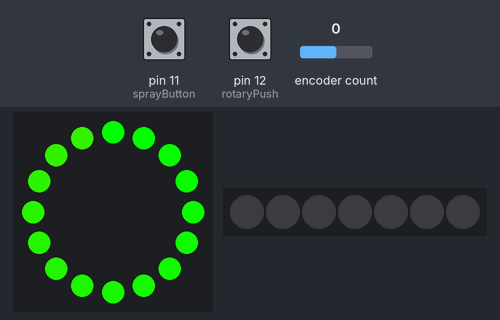
A sketch run on a simulated Arduino Uno, built with avr-gcc and run on an emulated ATmega328P. Parts: 16 RGB LEDs in a ring, first at the top, clockwise, 7 RGB LEDs in strip order, left to right. Inputs (shaded band) come from the test bench; at power-on: encoder count 0, pin 11 (sprayButton) HIGH, pin 12 (rotaryPush) HIGH. Dim RGB values are drawn brighter than linear.

Above: at 2.2 s.
2.3 s: encoder count set to 4
At 2.6 s:
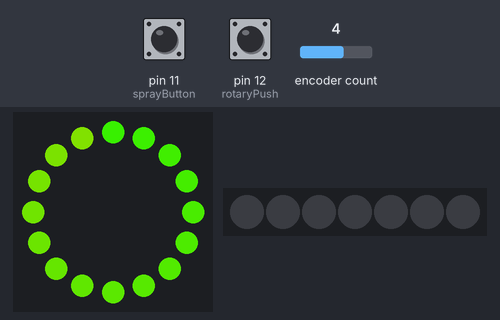
3.8 s: encoder count set to 8
At 4.1 s:
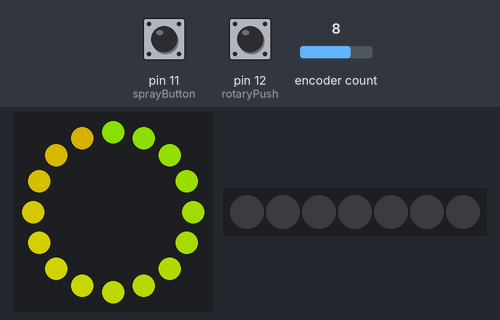
5.3 s: encoder count set to 9
6.8 s: encoder count set to 10
8.3 s: encoder count set to 11
At 9.5 s:
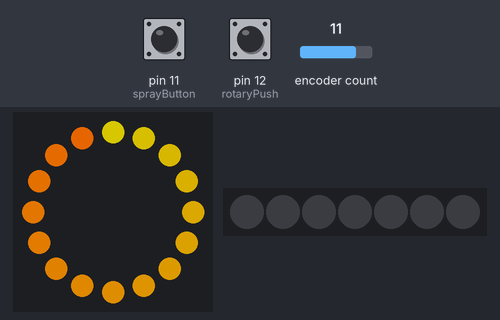
9.8 s: encoder count set to 15
At 11.1 s:
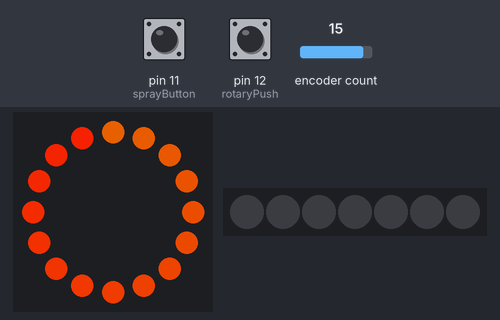
Timing chart, 0 to 12.3 s (numbered marks = the images above; inputs shaded):
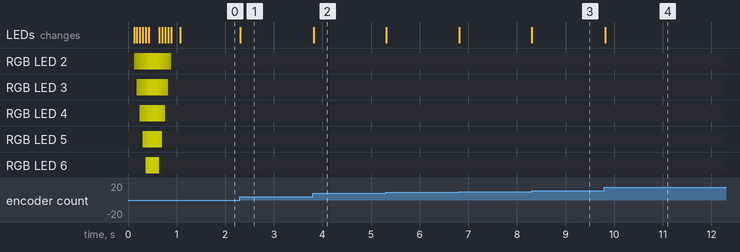

Measured:
- after the input at 2.3 s, the LEDs: change at once (image 1)
- after the input at 3.8 s, the LEDs: change at once (image 2)
- after the input at 8.3 s, the LEDs: change at once (image 3)
- after the input at 9.8 s, the LEDs: change at once (image 4)

The sketch:

spray_light_painting_V10.ino
```cpp
/* Spray light painting V1.0
 * writted by Mickael Captant aka "ElectroGuy" from BulbZone
 * 01/02/2015
 */
/*Revisions
 *  V1.0
 * 		- Add comments
 *		- Separate NeoPixels
 *  V2.0
 *              - coming soon
 */
///////////////////////////////////////////////////////////////
//	  Libraries used
#include <Encoder.h>
#include <Adafruit_NeoPixel.h>
///////////////////////////////////////////////////////////////
//        Define variable
//	Define encoder Pins
Encoder rotary(2, 3);

//	Define encoder's push button pin
const int rotaryPush = 12;

//	Define spray button pin
const int sprayButton = 11;
//	Define NeoPixels pins
#define NEO1 5
#define NEO2 9
//	Attach variable to NeoPixels
Adafruit_NeoPixel ring = Adafruit_NeoPixel(16, NEO1, NEO_GRB + NEO_KHZ800);
Adafruit_NeoPixel jewel = Adafruit_NeoPixel(7, NEO2, NEO_GRB + NEO_KHZ800);

//  Variable for position of the Led ON (ring)
int ringPosition;
int ringCalibration;

//  Variable for encoder's push button
int rotaryPushState = 0;         // current state of the button
int lastRotaryPushState = 0;     // previous state of the button
int rotaryPushDelay = 0;         // increment when button is pressed
int countRotaryPush = -1;
int pushCounter = 0;

//  Variable for encoder's push button
long oldRotaryPosition  = -999;
long newRotaryPosition;

//  Variable for spray button
int sprayButtonState = 0;

// Variable for ring RGB
int ringR=0;
int ringG=0;
int ringB=0;

// Variable for jewel RGB
int jewelR=0;
int jewelG=0;
int jewelB=0;

//variable for reset counter
int countMode = 0;

///////////////////////////////////////////////////////////////
	//  Define function
      //	turn the encoder to select color you whant
      //	second click to confirm the color
      //	push the spray button
      //	enjoy !
void action(){
  //  Define function
  //  MODE: encoder color + Jewel
  //  1 CLICK = encoder color
  //  2 CLICK = spray
  //  3 CLICK = return / RGB 0

  if(countRotaryPush == 0){
      rainbow(20);
    }
  if(countRotaryPush == 2){
    makeColors(0, 0, 0, 0);
    if(sprayButtonState == LOW)
    {
      makeColors(1, ringR, ringG, ringB);
      delay(100);
    }
    else{
      makeColors(1, 0, 0, 0);
    }
  }
    countPush();
    pushDelay();
}
///////////////////////////////////////////////////////////////
//		change color of a kind of neopixel with one command:
//		makeColors(NeoPixel,red value, green value, blue value);
void makeColors(int Neo,int R, int G, int B){

  if (Neo == 0) // define color of NeoRing
  {
    for(int x=0; x<=15;x++)
    {
      ring.setPixelColor(x, ring.Color(R, G, B));
      ring.show();
    }
  }
  else if (Neo == 1) // define color of NeoJewel
  {
    for(int x=0; x<=6; x++)
    {
      jewel.setPixelColor(x, jewel.Color(R, G, B));
      jewel.show();
    }
  }
}
/////////////////////////////////////////////////////////////////
//		modified version of rainbow function from Adafruit's neopixel library
void rainbow(uint8_t wait) {
  uint16_t i;
  for(i=0; i<=15; i++) {
  //		the encoder's counter changes the value of the color
    ring.setPixelColor(i, Wheel((i+newRotaryPosition) & 255));
  }
  ring.show();
  delay(wait); //define frequency of the change
}
//////////////////////////////////////////////////////////////////
//		modified version of wheel function from Adafruit's neopixel library
// Input a value 0 to 255 to get a color value.
// The colours are a transition r - g - b - back to r.
uint32_t Wheel(byte WheelPos) {
  if(WheelPos < 85) {
   ringR = WheelPos*3;
   ringG = 255 - WheelPos * 3;
   ringB = 0;
   return ring.Color(WheelPos * 3, 255 - WheelPos * 3, 0);
  }
  else if(WheelPos < 170) {
   WheelPos -= 85;
   ringR = 255 - WheelPos * 3;
   ringG = 0;
   ringB = WheelPos * 3;
   return ring.Color(255 - WheelPos * 3, 0, WheelPos * 3);
  }
  else {
   WheelPos -= 170;
   ringR = 0;
   ringG = WheelPos * 3;
   ringB = 255 - WheelPos * 3;
   return ring.Color(0, WheelPos * 3, 255 - WheelPos * 3);
  }
}
/////////////////////////////////////////////////////////////////
//		define number of push for reset the mode
void countPush(){
    countMode = 4;
  //		reset variables and return to main mode
  if(countRotaryPush == countMode){
    resetAll();
  }
}
///////////////////////////////////////////////////////////////
//              Reset all the variables
void resetAll(){
  makeColors(0, 0, 0, 0);
  makeColors(1, 0, 0, 0);
  countRotaryPush=0;
  pushCounter=0;
  oldRotaryPosition=-999;
  rotary.write(0);
  jewelR=0;
  jewelG=0;
  jewelB=0;
  ringR=0;
  ringG=0;
  ringB=0;
}
///////////////////////////////////////////////////////////////
//		read different sensors and stock values in variables
void readSensors(){
  // read the state of the rotary push button value:
  rotaryPushState = digitalRead(rotaryPush);
  // read the state of the joystick button value:
  sprayButtonState = digitalRead(sprayButton);
  // read the state of the encoder:
  newRotaryPosition = rotary.read();
  if (lastRotaryPushState != rotaryPushState) {
   countRotaryPush++;
  }
}
///////////////////////////////////////////////////////////////
//		return mode when push button count is between 150 and 200
void pushDelay(){
  if(rotaryPushState == LOW){
    rotaryPushDelay++;
    pushCounter++;
    delay(50);
  }
  else{
    rotaryPushDelay = 0;
  }

  if(rotaryPushDelay >150 && rotaryPushDelay <= 200 && countRotaryPush != 0 && countRotaryPush > 0){
    countRotaryPush = countRotaryPush -2;
    rotaryPushDelay = 0;
    pushCounter = 0;
  }
}
///////////////////////////////////////////////////////////////
//		update color of the ring with the encoder
void RingPosition(){
  if (newRotaryPosition != oldRotaryPosition) {
    ringCalibration = newRotaryPosition / 15;
    if(newRotaryPosition < 0){
      for(int x = 0; x <= 15; x++){
    ring.setPixelColor(x, ring.Color(255,0,0));
      }
    }
    if(newRotaryPosition >15)
    {
    ringPosition = newRotaryPosition - (15 * ringCalibration);
    }
    else{
    ringPosition = newRotaryPosition;
    }
  }
}
//////////////////////////////////////////////////////////////
//		make a sequence when the spray start
void start(){

  for(int x=0;x<=7;x++){
    jewel.setPixelColor(x,jewel.Color( 255,255,0));
    jewel.setBrightness(15*x);
    jewel.show();
    delay(60);
  }
  delay(100);
  for(int x=7;x>=0;x--){
    jewel.setPixelColor(x,0);
    jewel.setBrightness(15*x);
    jewel.show();
    delay(60);
  }
  jewel.setBrightness(255);
  ring.setBrightness(255);
}

///////////////////////////////////////////////////////////////
//	SETUP
void setup() {
  Serial.begin(9600);
  // initialize the pushbuttons pins as an input:
  pinMode(rotaryPush, INPUT);
  pinMode(sprayButton, INPUT_PULLUP);
  //	initialize NeoPixels
  ring.begin();
  ring.show(); // Initialize all pixels to 'off'
  jewel.begin();
  jewel.show(); // Initialize all pixels to 'off'
  start();


}
///////////////////////////////////////////////////////////////
//		MAIN LOOP
void loop() {
	//		read values of sensors and stock in data
	readSensors();
	//		read values of push button and increment delay counter
	pushDelay();
	//		Go to the main menu
	action();
	//		update RotaryPush state
	lastRotaryPushState = rotaryPushState;
}
```
